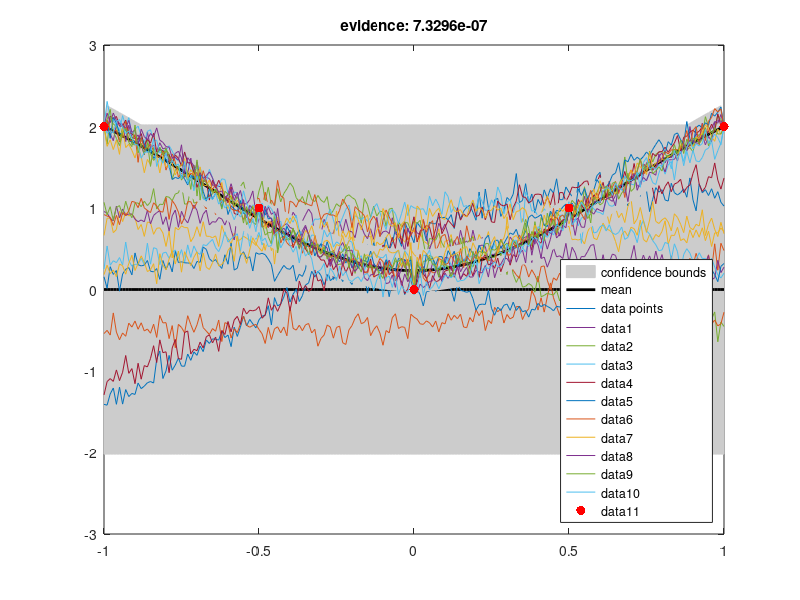

Reproduce this figure in MATLAB.
%% initialize covariance kernel
% squared exponential
kSigma = 1;
kLength =  1;
kFunc = @(x1,x2) kSigma^2*exp((x1-x2).^2/(-2*kLength^2));
% gaussian noise
nSigma = 0.1;
nFunc = @(x1,x2) nSigma^2*(x1==x2);
% sum together
k = @(x1,x2) kFunc(x1,x2)+nFunc(x1,x2);

%% look at gaussian process prior (?)
samplePoints=-1:0.01:1;
mean = zeros(1,length(samplePoints));
variance = k(samplePoints,samplePoints);
% plot using anonymus function
plot_variance = @(x,lower,upper,color) fill([x,x(end:-1:1)],[upper,fliplr(lower)],color,'EdgeColor',color);
plot_variance(samplePoints,mean-2*variance,mean+2*variance,[0.8 0.8 0.8]);
hold on;
plot(samplePoints,mean,'k','LineWidth',2);

%% sample from gaussian process
K_xx = k(repmat(samplePoints',1,length(samplePoints)),repmat(samplePoints,length(samplePoints),1));

[V,D]=eig(K_xx);
A=real(V*(D.^(1/2)));

for i=1:10
    gp_sample(:,i) = A * randn(length(samplePoints),1);
end

plot(samplePoints,real(gp_sample))

%% test gaussian process regression
X = [-1 -0.5 0 0.5 1];
Y = [2 1 0 1 2];

K_xx = k(repmat(X',1,length(X)),repmat(X,length(X),1));
K_ss = k(repmat(samplePoints',1,length(samplePoints)),repmat(samplePoints,length(samplePoints),1));
K_sx = k(repmat(samplePoints',1,length(X)),repmat(X,length(samplePoints),1));

mean = (K_sx/K_xx)*Y';
variance = 2*sqrt(diag(K_ss-K_sx/K_xx*K_sx'));

plot_variance(samplePoints,(mean-variance)',(mean+variance)',[0.8 0.8 0.8]);
hold on;
plot(samplePoints,mean,'k-','LineWidth',2);
plot(X,Y,'r.','MarkerSize',15);

evidence = exp((Y/K_xx*Y'+log(det(K_xx))+length(Y)*log(2*pi))/-2);
title (['evidence: ' num2str(evidence)]);

legend('confidence bounds','mean','data points','location','SouthEast');

%% sample from the gaussian process posterior
K_ss = k(repmat(samplePoints',1,length(samplePoints)),repmat(samplePoints,length(samplePoints),1));
K_sx = k(repmat(samplePoints',1,length(X)),repmat(X,length(samplePoints),1));

[V,D]=eig(K_ss-K_sx/K_xx*K_sx');
A=real(V*(D.^(1/2)));

for i=1:10
    gp_sample(:,i) = A * randn(length(A),1)+K_sx/K_xx*Y';
end
hold on;
plot(samplePoints,real(gp_sample));
plot(X,Y,'r.','MarkerSize',20);